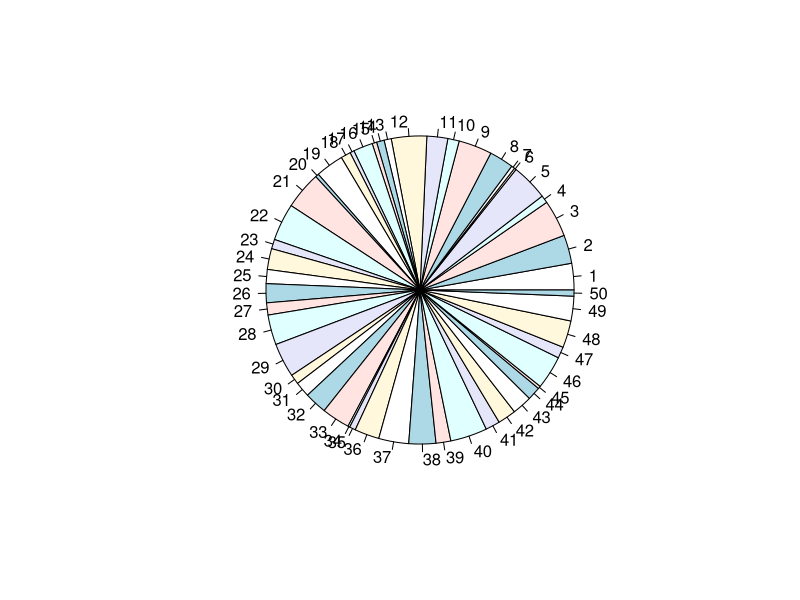

Write R code to recreate this figure.
Students = c('A','A','P','P','A','P','A')
color = c('Red','Blue','Green','Magenta','Green','Black','Blue','Black')
siblings = c('2','1','2','4','1','0','1','2','4','2')
table(Students)
table(color)
table(siblings)
color
cbind(table(Students))
marks = ceiling(runif(50,0,100))
marks
set.seed(1234)
marks1 = ceiling(runif(50,0,100))
marks
x = rnorm(100,mean=5,sd=6)
y = ceiling(x)
cat(y)
breaks = seq(0,100,by=10)
breaks
marks.cut = cut(marks,breaks)
marks.cut
marks.table = table(marks.cut)
cbind(marks.table)
pie(marks)
